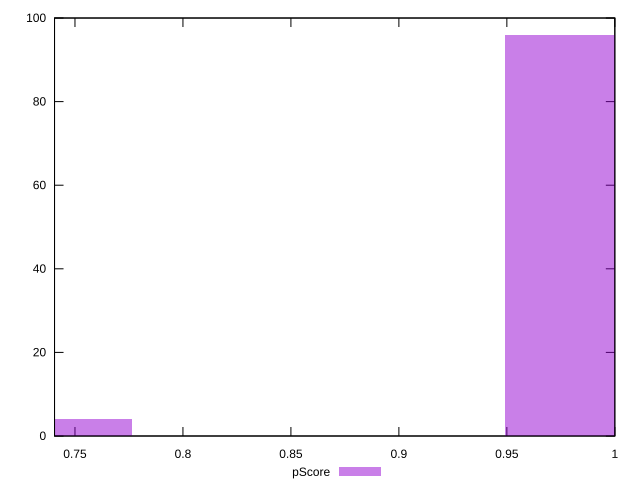

This figure's gnuplot source:
reset

$pScore <<EOF
0.9777534199343692 96
0.7476937917145176 4
EOF

set key outside below
set boxwidth 0.05751490705496289
set xrange [0.7405322222222223:1]
set yrange [0:100]
set trange [0:100]
set style fill transparent solid 0.5 noborder
set terminal svg size 640, 490 enhanced background rgb 'white'
set output "reports/report_00028_2021-02-24T12-49-42.674Z/uses-rel-preconnect/samples/music/pScore/histogram.svg"

plot $pScore title "pScore" with boxes

reset
